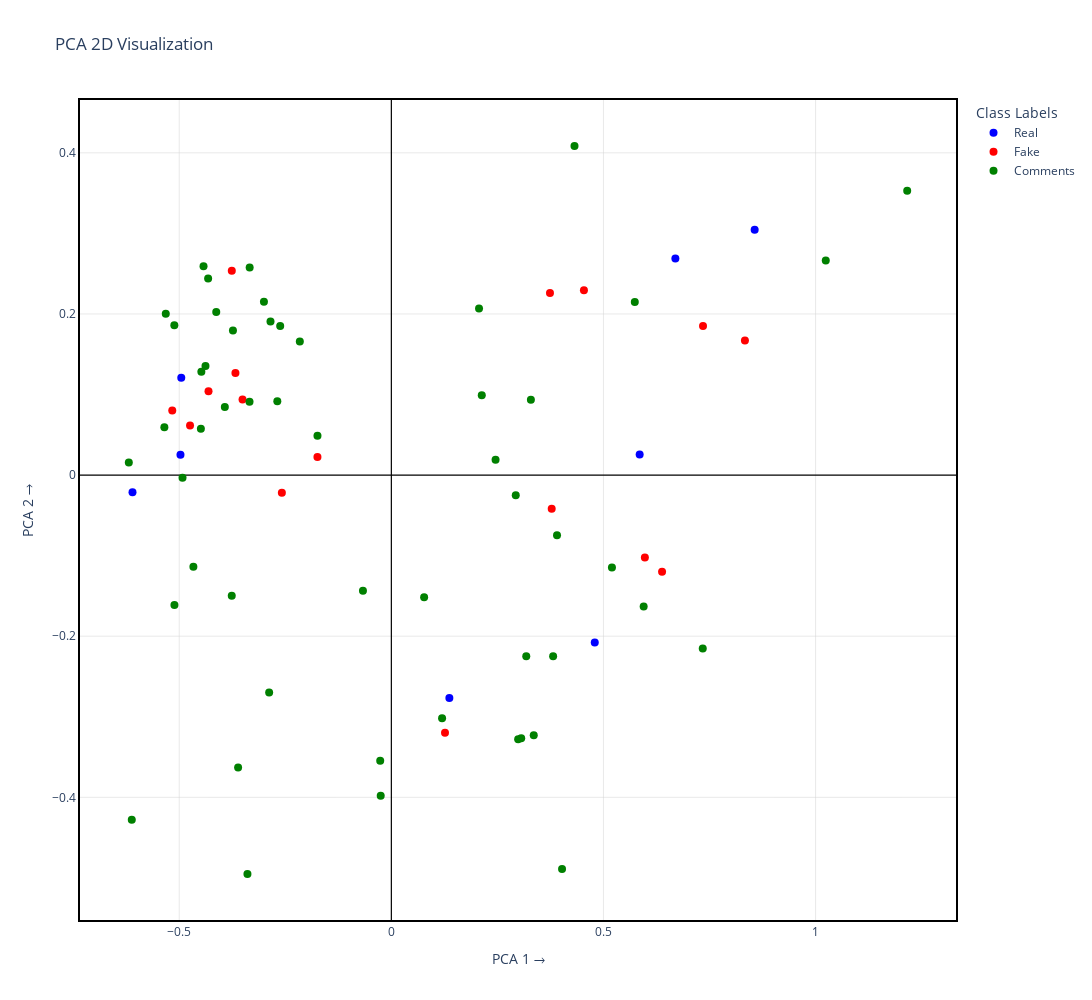

Notebook cell for this chart:
### Markdown cell above
### PCA

### Code cell
visualizer.reduce_dimensionality("pca", n_components=2)
visualizer.visualize("pca", n_components=2, title="PCA 2D Visualization")

### Figure 1 — Plotly figure (JSON) as saved in the notebook; plotly's stock layout.template omitted (floating-point values rounded to 4 significant figures; data arrays with more than 128 entries replaced by an {"elided": "..."} marker saying what was removed)
{"data": [{"customdata": [["UK TIER 2 Care home visas available inside UK and outside Uk as well can apply Leeds. Carehome 10 vacancies 7 females and 3 males 3 months experience Gloucestershire 8 vacancies 6 females and 2 males.", 1375, "Real"], ["Canada making progress with vaccine. Hopefully trials will prove to be successful as countries around the world race to find a way to protect global population.", 2053, "Real"], ["For those in the USA who have received their vaccine-- please consider signing up for the CDC's Vsafe after vaccination health checker. You can sign up anytime after receiving your first dose until 6 ", 3089, "Real"], ["I would like to acknowledge the entire Anesthesia staff the Anesthesiologist, CRNA’s and the Anesthesia Techs. These are the staff members on the front line responsible for intubations and placing the", 5265, "Real"], ["Female self-employed live-in carer needed for a lady near High Wycombe. Driver with own car preferred. Must have permission to work in the UK. £855/wk. Please PM me ref:SC No sponsorship available - s", 5790, "Real"], ["Keeping everyone of you in my prayers. Please know that your service to others at this tragic and chaotic time is what His Holiness always talks about. We are all extremely proud of you 🙏🏽💪🏼👍🏼", 4859, "Real"], ["https://www.mirror.co.uk/news/uk-news/breaking-coronavirus-mcdonalds-closing-uk-21735921 When they start closing big food chains that can only mean 1 thing!!!", 6540, "Real"], ["https://www.independent.co.uk/news/uk/politics/coronavirus-rent-mortgage-payments-covid-19-labour-corbyn-johnson-a9402596.html Why everyone didn't vote for Labour is beyond me!!! If our prime minister", 6702, "Real"]], "hovertemplate": "<b>Text:</b> %{customdata[0]}<br><b>ID:</b> %{customdata[1]}<br><b>Predict:</b> %{customdata[2]}", "marker": {"color": "blue", "size": 8}, "mode": "markers", "name": "Real", "type": "scatter", "x": [-0.4971, 0.5853, 0.4795, 0.1368, 0.8564, 0.6695, -0.4952, -0.6102], "y": [0.02537, 0.02555, -0.2078, -0.2766, 0.3045, 0.2687, 0.121, -0.02138]}, {"customdata": [["Are you all seeing a lot of “second timers”?? If you have, how far apart between diagnoses and was the second time generally worse or better symptom wise? Was it truly a second time contraction or was", 1280, "Fake"], ["Interesting. I can’t wait to see what info further research uncovers.", 871, "Fake"], ["Are there any articles objecting to the blood type theory that A blood types are 50% more likely to get ARDS version of Covid-19?", 4258, "Fake"], ["As my Grammy used to say, “If you don’t have any thing nice to say, don’t say anything at all.” A few of the MANY reasons why I’ve chosen to receive the COVID-19 Vaccine: 1. As a nurse I feel it is my", 5219, "Fake"], ["Anyone been tested for covid and it be negative...then your symptoms get worse? Been tested for flu, strep, mono, checked for pneumonia, PE...then covid tested again. Waiting on results. Feeling awful", 3332, "Fake"], ["We're praising a man for doing things he should have done as soon as this thing left China!!!", 6036, "Fake"], ["recruiting from india .middle east and phillippines only", 5190, "Fake"], ["Got my 1st vaccine today 😁", 1510, "Fake"], ["https://abcnews.go.com/Politics/9000-retired-army-medical-personnel-respond-armys-call/story?id=69833949&cid=social_fb_abcn Upbeat news—here comes some backup.", 51, "Fake"], ["A brave and noble man. 💚💙", 31, "Fake"], ["I have a tightness in my chest, no cough. I can’t tell if it’s anxiety or what.. I’m trying to stay away from the hospital if I can", 5510, "Fake"], ["To go with our cloth masks? Kudos to the community for loving on the local healthcare workers!", 3463, "Fake"], ["Great visual for understanding how cough, sneeze, or talking droplets work. How long they last, how they float, how to get rid of them etc. This is how covid or other airborne pathogens are spread.", 4785, "Fake"], ["Physicians may soon be able to tailor COVID19 treatments based on their genes.", 5983, "Fake"], ["Why does Aspirin, and or ibuprofen affect the body of somebody who has the coronavirus in a deadly way? Does anybody in the medical know why? I have a friend with the virus and would love to explain w", 3687, "Fake"], ["Is everyone wearing hair covers in their Covid rooms? We’ve been told not to and that it doesn’t ‘stick’ to hair... 🧐 then again they tell us something different every day.", 2961, "Fake"]], "hovertemplate": "<b>Text:</b> %{customdata[0]}<br><b>ID:</b> %{customdata[1]}<br><b>Predict:</b> %{customdata[2]}", "marker": {"color": "red", "size": 8}, "mode": "markers", "name": "Fake", "type": "scatter", "x": [-0.1742, 0.7347, -0.3508, 0.1265, 0.6381, -0.5164, -0.4745, -0.3675, 0.3739, -0.431, 0.378, -0.3761, 0.5976, 0.8334, -0.2581, 0.454], "y": [0.02252, 0.1851, 0.09389, -0.3197, -0.1201, 0.08019, 0.06147, 0.1266, 0.226, 0.1041, -0.04171, 0.2537, -0.1023, 0.1669, -0.02193, 0.2294]}, {"customdata": {"elided": "52x3 mixed values"}, "hovertemplate": "<b>Text:</b> %{customdata[0]}<br><b>ID:</b> %{customdata[1]}<br><b>Predict:</b> %{customdata[2]}", "marker": {"color": "green", "size": 8}, "mode": "markers", "name": "Comments", "type": "scatter", "x": [0.3814, -0.5351, 0.318, -0.6189, -0.3343, 1.216, -0.334, 0.5948, -0.449, -0.4381, -0.2688, -0.2158, -0.5113, -0.4478, 0.52, 0.07729, 0.4024, -0.6119, -0.3003, -0.3762, 0.4317, 0.2932, 1.024, 0.3905, -0.3925, -0.288, -0.4666, -0.02624, -0.4319, -0.262, 0.3289, -0.1742, 0.2132, -0.3734, -0.4128, -0.4427, 0.2457, -0.3612, 0.5739, -0.5115, -0.2849, 0.2989, -0.06693, -0.4922, 0.3357, 0.734, -0.5317, -0.02508, 0.2067, 0.1196, -0.3392, 0.3061], "y": [-0.2248, 0.05933, -0.2248, 0.01575, 0.09111, 0.353, 0.2577, -0.1631, 0.05761, 0.1355, 0.09154, 0.1658, -0.1614, 0.1283, -0.1146, -0.1515, -0.4889, -0.4279, 0.2151, -0.1499, 0.4085, -0.02496, 0.2662, -0.07456, 0.08458, -0.2698, -0.1136, -0.3547, 0.2441, 0.185, 0.09334, 0.04869, 0.09896, 0.1793, 0.2025, 0.2591, 0.01898, -0.3629, 0.2149, 0.1861, 0.1907, -0.3278, -0.1436, -0.003196, -0.323, -0.2152, 0.2002, -0.3981, 0.2069, -0.3019, -0.4952, -0.3266]}], "layout": {"height": 1000, "legend": {"title": {"text": "Class Labels"}}, "title": {"text": "PCA 2D Visualization"}, "width": 1400, "xaxis": {"gridcolor": "lightgray", "gridwidth": 0.5, "linecolor": "black", "linewidth": 2, "mirror": true, "showline": true, "title": {"text": "PCA 1 →"}, "zeroline": true, "zerolinecolor": "black", "zerolinewidth": 1.2}, "yaxis": {"gridcolor": "lightgray", "gridwidth": 0.5, "linecolor": "black", "linewidth": 2, "mirror": true, "showline": true, "title": {"text": "PCA 2 →"}, "zeroline": true, "zerolinecolor": "black", "zerolinewidth": 1.2}}}
